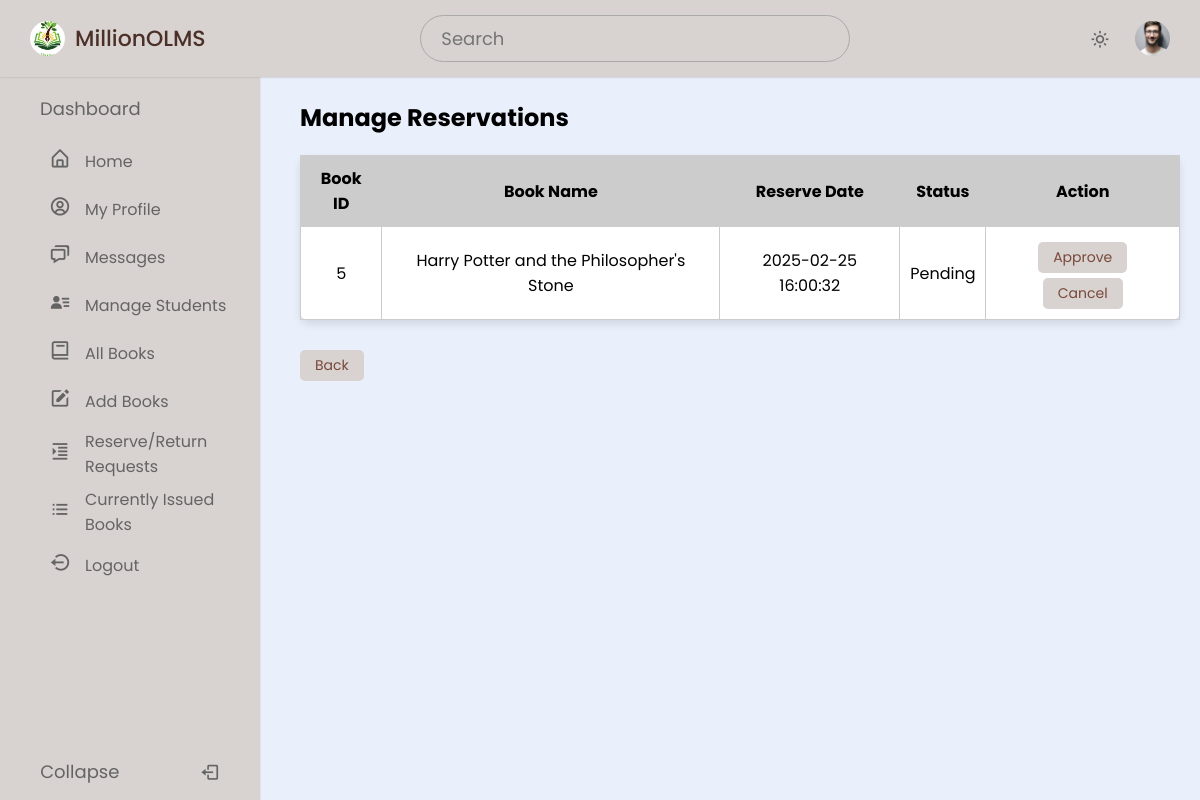
Screenshot of /admin/reserve_request.php (signed in) with the database file from the repository.
### tables this page shows
CREATE TABLE `reservation` (
  `id` int NOT NULL,
  `RollNo` varchar(50) NOT NULL,
  `BookId` int NOT NULL,
  `Date_Reserved` timestamp NOT NULL DEFAULT CURRENT_TIMESTAMP,
  `Status` enum('Pending','Approved','Cancelled') DEFAULT 'Pending'
);

CREATE TABLE `book` (
  `BookId` int NOT NULL,
  `Title` varchar(50) DEFAULT NULL,
  `Publisher` varchar(50) DEFAULT NULL,
  `Year` varchar(50) DEFAULT NULL,
  `Availability` int DEFAULT NULL,
  `Status` enum('Available','Reserved','CheckedOut') NOT NULL DEFAULT 'Available'
);

### admin/reserve_request.php (the view, shortened to what this page needs)
<?php
require('dbconn.php');
$sql = "SELECT r.id, r.RollNo, b.BookId, b.Title, r.Date_Reserved, r.Status
        FROM olms.reservation r
        JOIN olms.book b ON r.BookId = b.BookId
        WHERE r.Status = 'Pending'";
$stmt = $conn->prepare($sql);
if ($stmt) {
    $stmt->execute();
    $result = $stmt->get_result();
} else {
    die("Error preparing statement: " . $conn->error);
}
$rollno = $_SESSION['RollNo'];
$userQuery = "SELECT ProfilePicture FROM olms.user WHERE RollNo = ?";
$userStmt = $conn->prepare($userQuery);
if ($userStmt) {
    $userStmt->bind_param("s", $rollno);
    $userStmt->execute();
    $userResult = $userStmt->get_result();
    $userRow = $userResult->fetch_assoc();
    $ProfilePicture = !empty($userRow['ProfilePicture']) ? htmlspecialchars($userRow['ProfilePicture']) : 'images/profile.jpg';
} else {
    $ProfilePicture = 'images/profile.jpg';
}
?>
<!DOCTYPE html>
<html lang="en">
<head>
    <link href="https://unpkg.com/boxicons@latest/css/boxicons.min.css" rel="stylesheet" />
    <link rel="stylesheet" href="style.css">
</head>
<body>
    <nav class="navbar">
        <div class="logo_item">
            <img src="images/logo.jpg" alt="">MillionOLMS
        </div>
        <div class="search_bar">
            <input type="text" placeholder="Search" />
        </div>
        <div class="navbar_content">
            <i class='bx bx-sun' id="darkLight"></i>
            <img src="<?php echo ($ProfilePicture); ?>" alt="Profile Picture" class="profile" />
        </div>
    </nav>
    <nav class="sidebar">
        <div class="menu_content">
            <ul class="menu_items">
                <div class="menu_title menu_dahsboard"></div>
                <li class="item">
                    <a href="home.php" class="nav_link submenu_item">
                        <span class="navlink_icon">
                            <i class="bx bx-home-alt"></i>
                        </span>
                        <span class="navlink">Home</span>
                    </a>
                </li>
                <li class="item">
                    <a href="profile.php" class="nav_link submenu_item">
                        <span class="navlink_icon">
                            <i class='bx bx-user-circle'></i>
                        </span>
                        <span class="navlink">My Profile</span>
                    </a>
                </li>
                <li class="item">
                    <a href="message.php" class="nav_link submenu_item">
                        <span class="navlink_icon">
                            <i class='bx bx-chat'></i>
                        </span>
                        <span class="navlink">Messages</span>
                    </a>
                </li>
                <li class="item">
                    <a href="admin_manageStud.php" class="nav_link submenu_item">
                        <span class="navlink_icon">
                            <i class='bx bxs-user-detail'></i>
                        </span>
                        <span class="navlink">Manage Students</span>
                    </a>
                </li>
                <li class="item">
                    <a href="admin_allBooks.php" class="nav_link submenu_item">
                        <span class="navlink_icon">
                            <i class='bx bx-book'></i>
                        </span>
                        <span class="navlink">All Books</span>
                    </a>
                </li>
                <li class="item">
                    <a href="addBook.php" class="nav_link submenu_item">
                        <span class="navlink_icon">
                            <i class='bx bxs-edit'></i>
                        </span>
                        <span class="navlink">Add Books</span>
                    </a>
                </li>
                <li class="item">
                    <a href="requests.php" class="nav_link submenu_item">
                        <span class="navlink_icon">
                            <i class='bx bx-right-indent'></i>
                        </span>
                        <span class="navlink">Reserve/Return<br>Requests</span>
                    </a>
                </li>
                <li class="item">
                    <a href="currently_issued.php" class="nav_link submenu_item">
                        <span class="navlink_icon">
                            <i class='bx bx-list-ul'></i>
                        </span>
                        <span class="navlink">Currently Issued<br>Books</span>
                    </a>
                </li>
                <li class="item">
                    <a href="logout.php" class="nav_link submenu_item">
                        <span class="navlink_icon">
                            <i class='bx bx-log-out-circle'></i>
                        </span>
                        <span class="navlink">Logout</span>
                    </a>
                </li>
            </ul>
            <div class="bottom_content">
                <div class="bottom expand_sidebar">
                    <span> Expand</span>
                </div>
                <div class="bottom collapse_sidebar">
                    <span> Collapse</span>
                    <i class='bx bx-log-out'></i>
                </div>
            </div>
        </div>
    </nav>
    <main class="main-content">
        <h2>Manage Reservations</h2>
        <table>
            <thead>
                <tr>
                    <th>Book ID</th>
                    <th>Book Name</th>
                    <th>Reserve Date</th>
                    <th>Status</th>
                    <th>Action</th>
                </tr>
            </thead>
            <tbody>
                <?php if ($result->num_rows > 0): ?>
                    <?php while ($row = $result->fetch_assoc()): ?>
                        <tr>
                            <td><?php echo ($row['BookId']); ?></td>
                            <td><?php echo ($row['Title']); ?></td>
                            <td><?php echo ($row['Date_Reserved']); ?></td>
                            <td><?php echo ($row['Status']); ?></td>
                            <td>
                                <a href="update_reservation.php?id=<?php echo $row['id']; ?>&action=approve" class="table_btn">Approve</a>
                                <a href="update_reservation.php?id=<?php echo $row['id']; ?>&action=cancel" class="table_btn"
                                   onclick="return confirm('Cancel this reservation?');">Cancel</a>
                            </td>
                        </tr>
                    <?php endwhile; ?>
                <?php else: ?>
                    <tr>
                        <td colspan="5">No pending reservations.</td>
                    </tr>
                <?php endif; ?>
            </tbody>
        </table><br>
        <a href="requests.php" class="table_btn">Back</a>
    </main>
</body>
</html>

### admin/style.css (style rules this page uses)
* { margin: 0; padding: 0; box-sizing: border-box; font-family: "Poppins", sans-serif; }
:root { --light-brown-color: #D8D2D0; --dark-brown-color: #4b3028; --grey-color: #656464; --light-grey-color: #aaa; }
body { background-color: #E9EFFB; transition: all 0.5s ease; }
.navbar { position: fixed; top: 0; width: 100%; left: 0; background-color: var(--light-brown-color); display: flex; align-items: center; justify-content: space-between; padding: 15px 30px; z-index: 1000; box-shadow: 0 0 2px var(--light-grey-color); }
.logo_item { display: flex; align-items: center; column-gap: 10px; font-size: 22px; font-weight: 500; color: var(--dark-brown-color); }
.navbar img { width: 35px; height: 35px; object-fit: cover; border-radius: 50%; }
.search_bar { height: 47px; max-width: 430px; width: 100%; }
.search_bar input { height: 100%; width: 100%; border-radius: 25px; font-size: 18px; outline: none; background-color: var(--light-brown-color); color: var(--grey-color); border: 1px solid var(--light-grey-color); padding: 0 20px; }
.navbar_content { display: flex; align-items: center; column-gap: 25px; }
.navbar_content i { cursor: pointer; font-size: 20px; color: var(--grey-color); }
.sidebar { background-color: var(--light-brown-color); width: 260px; position: fixed; top: 0; left: 0; height: 100%; padding: 80px 20px; z-index: 100; overflow-y: scroll; box-shadow: 0 0 1px var(--light-grey-color); transition: all 0.5s ease; }
.menu_content { position: relative; }
.menu_title { margin: 15px 0; padding: 0 20px; font-size: 18px; }
.menu_title::before { color: var(--grey-color); white-space: nowrap; }
.menu_dahsboard::before { content: "Dashboard"; }
.menu_items { padding: 0; list-style: none; }
.navlink_icon { position: relative; font-size: 22px; min-width: 50px; line-height: 40px; display: inline-block; text-align: center; border-radius: 6px; }
.navlink_icon::before { content: ""; position: absolute; height: 100%; width: calc(100% + 100px); left: -20px; }
.sidebar .nav_link { display: flex; align-items: center; width: 100%; padding: 4px 15px; border-radius: 8px; text-decoration: none; color: var(--grey-color); white-space: nowrap; }
.submenu_item { cursor: pointer; }
.bottom_content { position: fixed; bottom: 60px; left: 0; width: 260px; cursor: pointer; transition: all 0.5s ease; }
.bottom { position: absolute; display: flex; align-items: center; left: 0; justify-content: space-around; padding: 18px 0; text-align: center; width: 100%; color: var(--grey-color); border-top: 1px solid var(--grey-color-light); background-color: var(--light-brown-color); }
.bottom i { font-size: 20px; }
.bottom span { font-size: 18px; }
input { padding: 8px; font-size: 14px; border: 1px solid #ccc; border-radius: 4px; }
.main-content { grid-area: main; padding: 20px; margin: 80px 0 0 280px; }
table { width: 100%; border-collapse: collapse; background-color: #fff; border-radius: 8px; box-shadow: 0 4px 8px rgba(0, 0, 0, 0.1); overflow-x: auto; margin-top: 20px; }
table th, table td { border: 1px solid #ccc; padding: 10px; text-align: center; }
table th { height: 30px; background-color: #ccc; }
.table_btn { display: inline-block; padding: 5px 15px; font-size: 14px; color: #784939; background-color: #d8d2d0; border: none; border-radius: 5px; text-decoration: none; transition: background-color 0.3s; margin-top: 5px; }

### rows the page displays
reservation: BookId.BookId "5", BookId.Title "Harry Potter and the Philosopher's Stone", Date_Reserved "2025-02-25 16:00:32", Status "Pending"
